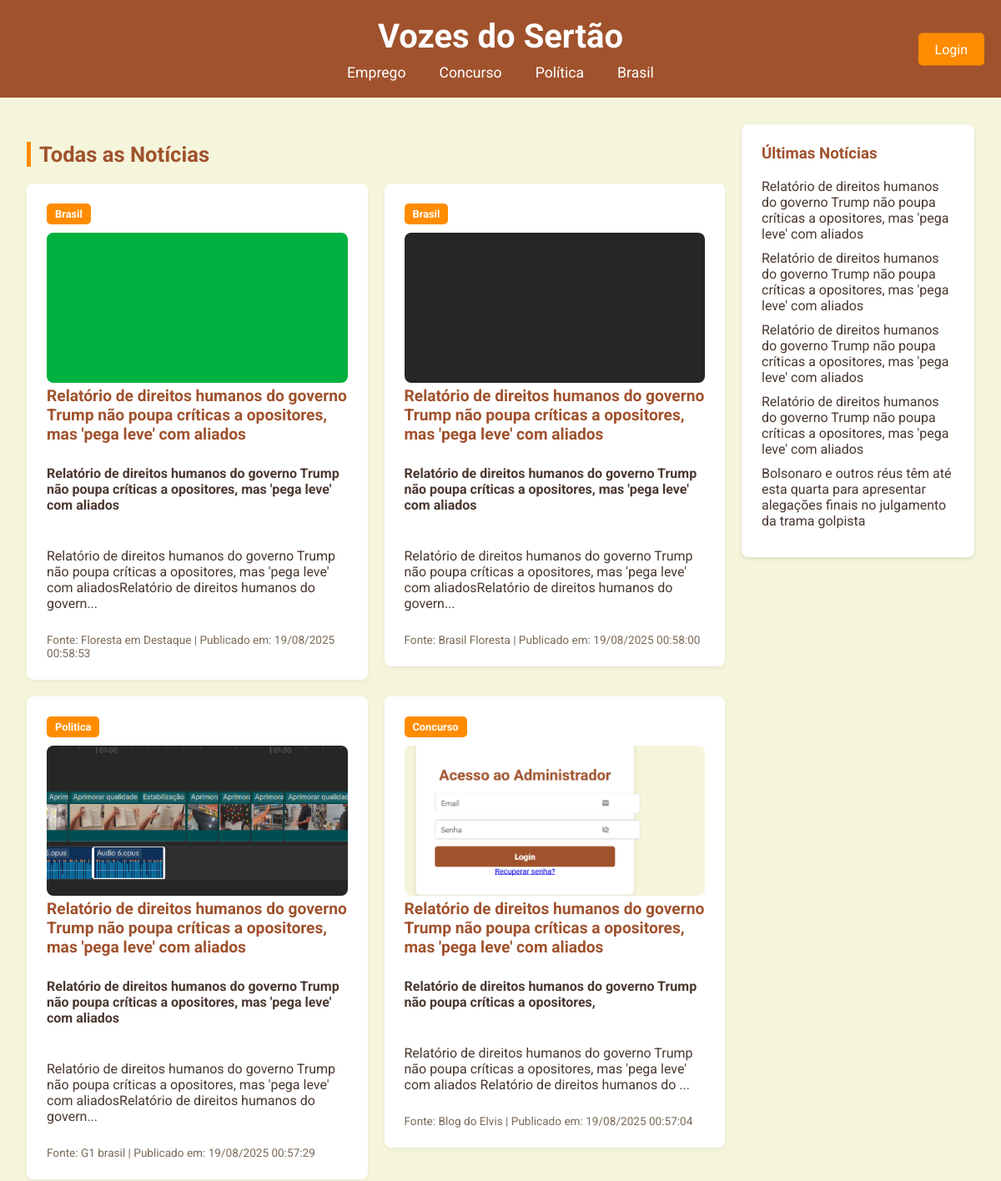
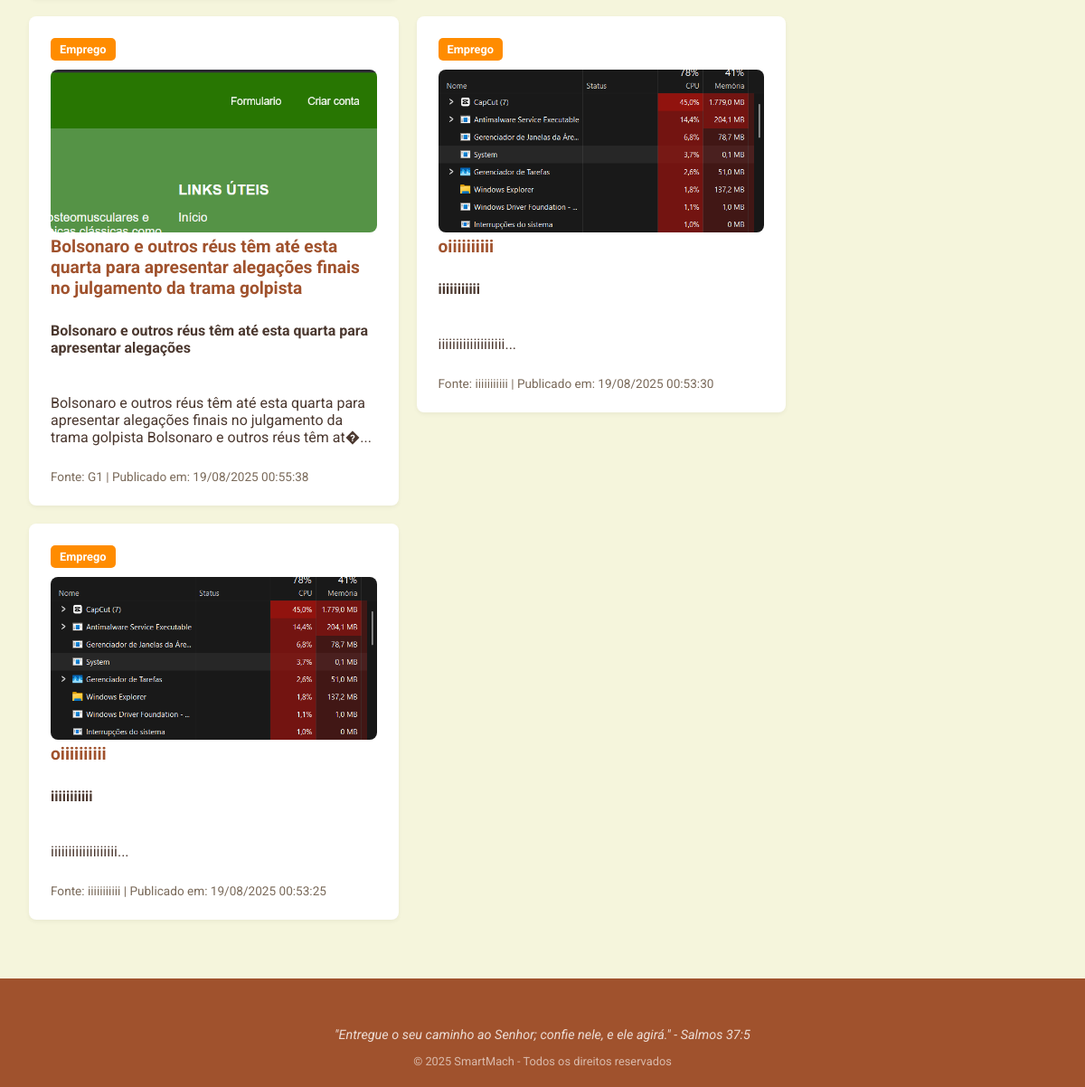
The page / on the database its author committed (2 pictures, top to bottom).
### tables this page shows
CREATE TABLE `noticias` (
  `id` int(11) UNSIGNED NOT NULL,
  `categoria` varchar(50) NOT NULL,
  `titulo` varchar(255) NOT NULL,
  `subtitulo` varchar(255) NOT NULL,
  `conteudo` text NOT NULL,
  `fonte` varchar(100) NOT NULL,
  `caminho_imagem` varchar(255) NOT NULL,
  `data_publicacao` datetime NOT NULL
);

### index.php (the view, shortened to what this page needs)
<!DOCTYPE html>
<html lang="pt-br">
<head>
<link rel="stylesheet" href="Css/index.css" />
</head>
<body>
<header>
    <div class="logo-container">
        <a href="index.php"><h1>Vozes do Sertão</h1></a>
    </div>
    <nav class="nav-categorias">
        <ul>
            <li><a href="emprego.php">Emprego</a></li>
            <li><a href="concurso.php">Concurso</a></li>
            <li><a href="politica.php">Política</a></li>
            <li><a href="brasil.php">Brasil</a></li>
        </ul>
    </nav>
        <a href="login.php" class="btn-login">Login</a>
</header>
<main>
    <div class="container-principal">
        <section class="noticias-lista">
            <h2>Todas as Notícias</h2>
            <div id="container-noticias">
                <?php
                    $servername = "localhost";
$username = "root";
$password = "";
$dbname = "blog_noticias";
                    $conn = new mysqli($servername, $username, $password, $dbname);
                    $sql = "SELECT id, titulo, subtitulo, conteudo, fonte, categoria, caminho_imagem, data_publicacao FROM noticias ORDER BY data_publicacao DESC";
                    $result = $conn->query($sql);
                    if ($result->num_rows > 0) {
                        while($row = $result->fetch_assoc()) {
                            echo '<div class="noticia-card-com-foto">';
                            echo '    <span class="noticia-categoria">' . ucfirst(htmlspecialchars($row['categoria'])) . '</span>';
                            echo '    <a href="pagina_noticia.php?id=' . $row['id'] . '">';
                            echo '        <img src="' . htmlspecialchars($row['caminho_imagem']) . '" alt="Imagem da notícia">';
                            echo '        <h3>' . htmlspecialchars($row['titulo']) . '</h3>';
                            echo '    </a>';
                            echo '    <p><strong>' . htmlspecialchars($row['subtitulo']) . '</strong></p>';
                            echo '    <p>' . htmlspecialchars(substr($row['conteudo'], 0, 150)) . '...</p>';
                            $data = new DateTime($row['data_publicacao']);
                            $dataFormatada = $data->format('d/m/Y H:i:s');
                            echo '    <small>Fonte: ' . htmlspecialchars($row['fonte']) . ' | Publicado em: ' . $dataFormatada . '</small>';
                            echo '</div>';
                        }
                    } else {
                        echo "<p>Nenhuma notícia publicada ainda.</p>";
                    }
                ?>
            </div>
        </section>
        <aside class="coluna-direita">
            <section class="ultimas-noticias">
                <h3>Últimas Notícias</h3>
                <ul id="lista-ultimas-noticias">
                    <?php
                        $conn = new mysqli($servername, $username, $password, $dbname);
                        $sql = "SELECT id, titulo FROM noticias ORDER BY data_publicacao DESC LIMIT 5";
                        $result = $conn->query($sql);
                        if ($result->num_rows > 0) {
                            while($row = $result->fetch_assoc()) {
                                echo '<li><a href="pagina_noticia.php?id=' . $row['id'] . '">' . htmlspecialchars($row['titulo']) . '</a></li>';
                            }
                        } else {
                            echo '<li>Nenhuma notícia encontrada.</li>';
                        }
                    ?>
                </ul>
            </section>
        </aside>
    </div>
</main>
<footer class="footer">
    <p>"Entregue o seu caminho ao Senhor; confie nele, e ele agirá." - Salmos 37:5</p>
    <span>© 2025 SmartMach - Todos os direitos reservados</span>
</footer>
</body>
</html>

### Css/index.css (style rules this page uses)
html, body { height: 100%; margin: 0; padding: 0; display: flex; flex-direction: column; }
body { font-family: 'Roboto', sans-serif; background-color: #F5F5DC; color: #4B382F; margin: 0; padding: 0; }
header { background-color: #A0522D; color: white; padding: 20px; display: flex; flex-direction: column; align-items: center; position: relative; }
.logo-container { text-align: center; margin-bottom: 10px; }
h1 { margin: 0; font-size: 2.5em; font-weight: 700; }
h1, a { text-decoration: none; color: white; }
.nav-categorias ul { list-style: none; padding: 0; margin: 0; display: flex; gap: 20px; }
.nav-categorias a { color: white; text-decoration: none; font-weight: 400; font-size: 1.1em; padding: 5px 10px; transition: background-color 0.3s; }
.btn-login { position: absolute; right: 20px; top: 50%; transform: translateY(-50%); background-color: #FF8C00; color: white; text-decoration: none; padding: 10px 20px; border-radius: 5px; transition: background-color 0.3s; }
main { flex: 1 0 auto; padding: 2rem; max-width: 1200px; margin: 0 auto; }
.container-principal { display: flex; gap: 20px; }
.noticias-lista { flex: 3; }
.noticias-lista h2 { margin-bottom: 20px; color: #A0522D; font-size: 1.6rem; border-left: 5px solid #FF8C00; padding-left: 10px; }
#container-noticias { display: grid; grid-template-columns: repeat(auto-fill, minmax(280px, 1fr)); gap: 20px; align-items: start; }
.noticia-card-com-foto { background-color: white; border-radius: 8px; box-shadow: 0 2px 5px rgba(0,0,0,0.05); padding: 1.5rem; display: flex; flex-direction: column; justify-content: space-between; gap: 10px; min-height: 180px; transition: transform 0.2s ease; }
.noticia-card-com-foto img { width: 100%; height: 180px; object-fit: cover; border-radius: 8px; }
.noticia-card-com-foto h3 { color: #A0522D; margin: 0; font-size: 1.2rem; }
.noticia-categoria { display: inline-block; background-color: #FF8C00; color: white; padding: 5px 10px; border-radius: 5px; font-size: 0.8rem; font-weight: bold; align-self: flex-start; }
.noticia-card-com-foto a { text-decoration: none; color: inherit; }
.noticia-card-com-foto small { margin-top: auto; color: #7a6a5a; font-size: 0.85rem; }
.coluna-direita { flex: 1; }
.ultimas-noticias { background-color: white; padding: 1.5rem; border-radius: 8px; box-shadow: 0 2px 5px rgba(0,0,0,0.1); }
.ultimas-noticias h3 { color: #A0522D; margin-top: 0; }
#lista-ultimas-noticias { list-style: none; padding: 0; margin: 0; }
#lista-ultimas-noticias li { margin-bottom: 10px; }
#lista-ultimas-noticias a { text-decoration: none; color: #4B382F; }
.footer { flex-shrink: 0; background-color: #A0522D; color: white; padding: 40px 30px 20px; text-align: center; margin-top: 2rem; }
.footer p { color: rgba(255, 255, 255, 0.8); font-style: italic; font-size: 0.9rem; margin-bottom: 10px; }
.footer span { color: rgba(255, 255, 255, 0.6); font-size: 0.8rem; }

### rows shown on the page
noticias: categoria "Brasil", caminho_imagem (picture), titulo "Relatório de direitos humanos do governo Trump não poupa críticas a opositores, mas 'pega leve' com aliados", subtitulo "Relatório de direitos humanos do governo Trump não poupa críticas a opositores, mas 'pega leve' com aliados", conteudo "Relatório de direitos humanos do governo Trump não poupa críticas a opositores, mas 'pega leve' com aliadosRelatório de direitos humanos do govern", fonte "Floresta em Destaque", data_publicacao "19/08/2025 00:58:53"
noticias: categoria "Brasil", caminho_imagem (picture), titulo "Relatório de direitos humanos do governo Trump não poupa críticas a opositores, mas 'pega leve' com aliados", subtitulo "Relatório de direitos humanos do governo Trump não poupa críticas a opositores, mas 'pega leve' com aliados", conteudo "Relatório de direitos humanos do governo Trump não poupa críticas a opositores, mas 'pega leve' com aliadosRelatório de direitos humanos do govern", fonte "Brasil Floresta", data_publicacao "19/08/2025 00:58:00"
noticias: categoria "Politica", caminho_imagem (picture), titulo "Relatório de direitos humanos do governo Trump não poupa críticas a opositores, mas 'pega leve' com aliados", subtitulo "Relatório de direitos humanos do governo Trump não poupa críticas a opositores, mas 'pega leve' com aliados", conteudo "Relatório de direitos humanos do governo Trump não poupa críticas a opositores, mas 'pega leve' com aliadosRelatório de direitos humanos do govern", fonte "G1 brasil", data_publicacao "19/08/2025 00:57:29"
noticias: categoria "Concurso", caminho_imagem (picture), titulo "Relatório de direitos humanos do governo Trump não poupa críticas a opositores, mas 'pega leve' com aliados", subtitulo "Relatório de direitos humanos do governo Trump não poupa críticas a opositores,", conteudo "Relatório de direitos humanos do governo Trump não poupa críticas a opositores, mas 'pega leve' com aliados Relatório de direitos humanos do", fonte "Blog do Elvis", data_publicacao "19/08/2025 00:57:04"
noticias: categoria "Emprego", caminho_imagem (picture), titulo "Bolsonaro e outros réus têm até esta quarta para apresentar alegações finais no julgamento da trama golpista", subtitulo "Bolsonaro e outros réus têm até esta quarta para apresentar alegações", conteudo "Bolsonaro e outros réus têm até esta quarta para apresentar alegações finais no julgamento da trama golpista Bolsonaro e outros réus têm at�", fonte "G1", data_publicacao "19/08/2025 00:55:38"
noticias: categoria "Emprego", caminho_imagem (picture), titulo "oiiiiiiiiii", subtitulo "iiiiiiiiiii", conteudo "iiiiiiiiiiiiiiiiiii", fonte "iiiiiiiiiii", data_publicacao "19/08/2025 00:53:30"
noticias: categoria "Emprego", caminho_imagem (picture), titulo "oiiiiiiiiii", subtitulo "iiiiiiiiiii", conteudo "iiiiiiiiiiiiiiiiiii", fonte "iiiiiiiiiii", data_publicacao "19/08/2025 00:53:25"
